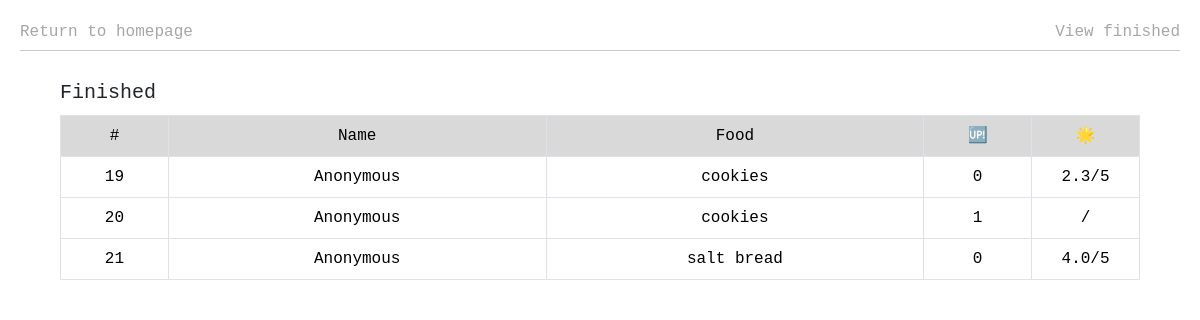
Before: /viewFinished with the older database file.
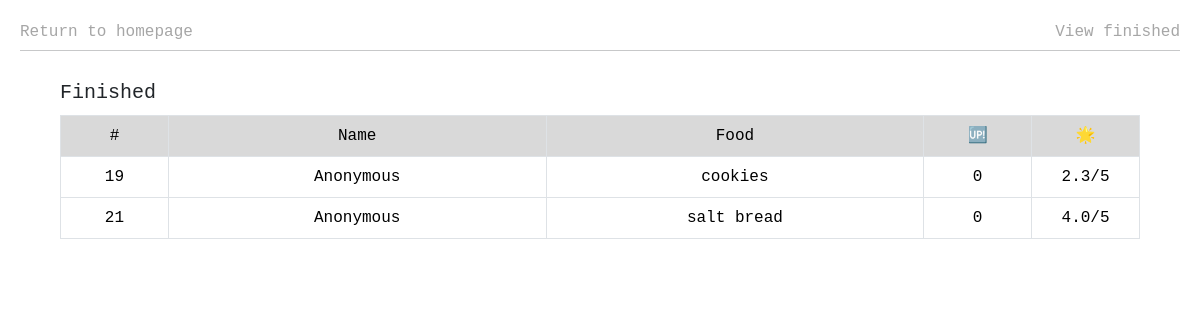
After: the same page with the newer database file.
### tables this page shows
CREATE TABLE finished (
requestID INTEGER PRIMARY KEY NOT NULL,
name TEXT NOT NULL,
food TEXT NOT NULL,
additional TEXT NOT NULL,
recipe TEXT NOT NULL,
anonymous BOOLEAN NOT NULL,
rating REAL DEFAULT NULL
, upvotes integer, ratingCount integer not null default 0);

### app.py (the view)
@app.route("/viewFinished", methods=["GET", "POST"])
def viewFinished():
    finished = conn.execute(text("SELECT requestID, name, food, anonymous, upvotes, rating FROM finished")).mappings().all()
    return render_template("viewFinished.html", finished=finished)

### app.py (called while the page is built)
@app.after_request
def after_request(response):
    response.headers["Cache-Control"] = "no-cache, no-store, must-revalidate"
    response.headers["Expires"] = 0
    response.headers["Pragma"] = "no-cache"
    return response

### templates/viewFinished.html (shortened to what this page needs)
{% extends "layout.html" %}
{% block main %}
    <div class="top-bar">
        <a href="/">Return to homepage</a>
        <p>View finished</p>
    </div>
    <hr>
    <div style="width: 100vw; display: flex; justify-content: center; margin-top: 30px;">
        <div class="viewFinished">
            <h5 style="margin-bottom: 10px;">Finished</h5>
            <table class="table table-bordered requestsTable">
                <thead class="thead-light">
                    <tr>
                        <th scope="col" style="background-color: #d9d9d9; width: 10%; font-weight: normal;">#</th>
                        <th scope="col" style="background-color: #d9d9d9; font-weight: normal;">Name</th>
                        <th scope="col" style="background-color: #d9d9d9; font-weight: normal;">Food</th>
                        <th scope="col" style="width: 23%; background-color: #d9d9d9; width: 10%; font-weight: normal;">🆙</th>
                        <th scope="col" style="background-color: #d9d9d9; font-weight: normal; width: 10%;">🌟</th>
                    </tr>
                </thead>
                <tbody>
                    {% for request in finished %}
                        <tr class="tableItem">
                            <td>{{ request.requestID }}</td>
                            {% if request.anonymous == 1 %}
                                <td>Anonymous</td>
                            {% else %}
                                <td>{{ request.name }}</td>
                            {% endif %}
                                <td>{{ request.food }}</td>
                            <td>{{ request.upvotes }}</td>
                            {% if request.rating == None %}
                                <td>/</td>
                            {% else %}
                                <td>{{ request.rating }}/5</td>
                            {% endif %}
                        </tr>
                    {% endfor %}
                </tbody>
            </table>
        </div>
    </div>
{% endblock %}

### templates/layout.html (shortened to what this page needs)
<!DOCTYPE html>
<html lang="en">
    <head>
        <link href="https://cdn.jsdelivr.net/npm/bootstrap@5.3.3/dist/css/bootstrap.min.css" rel="stylesheet">
        <link href="/static/styles.css" rel="stylesheet">
    </head>
    <body>
        {% block main %}{% endblock %}
    </body>
</html>

### static/styles.css (style rules this page uses)
body { font-family: 'Roboto Mono', monospace; }
td { padding: 10px; width: 50%; margin: auto; vertical-align: center; }
.top-bar { display: flex; justify-content: space-between; margin-right: 20px; margin-top: 20px; margin-left: 20px; color: #a6a6a6; }
hr { margin-left: 20px; margin-right: 20px; margin-top: -10px; }
a { color: #a6a6a6; text-decoration: none; }
.requestsTable { table-layout: fixed; text-align: center; }
th { text-align: center; background-color: #d9d9d9; }
.tableItem { vertical-align: middle; }
.viewFinished { width: 90vw; }

Changed rows visible on the page:
removed finished: food "cookies"
Other visible differences:
list line gone: "20 Anonymous 1 /"
